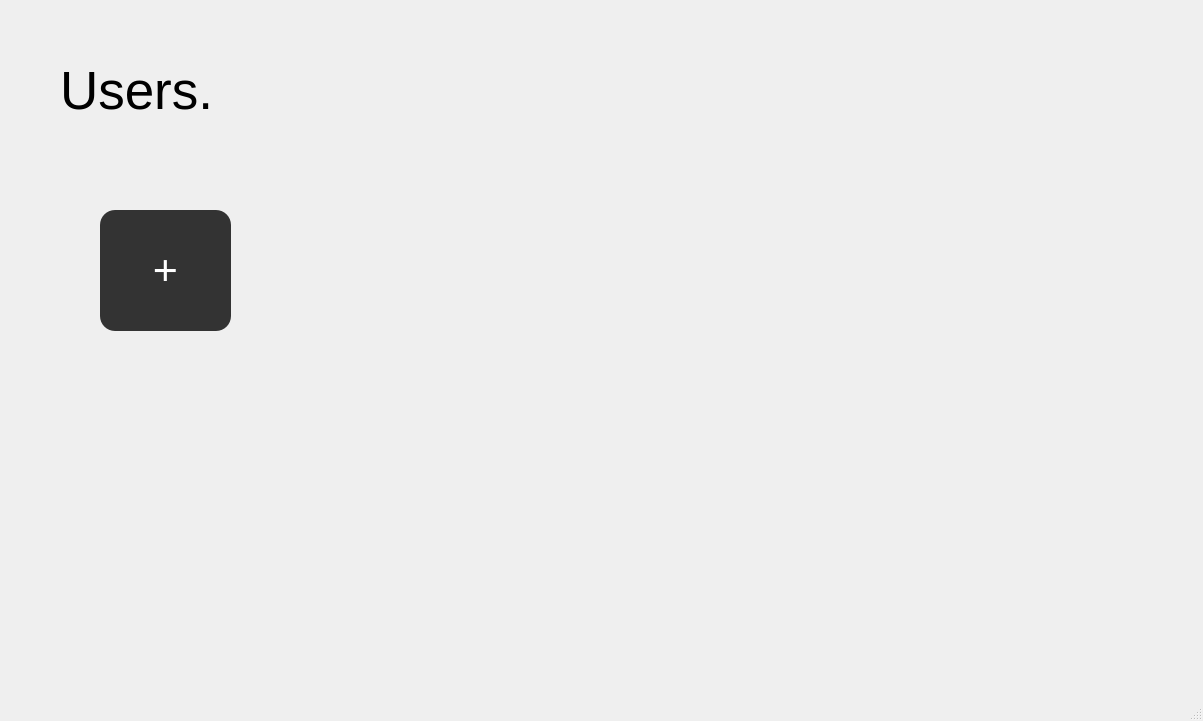
<?xml version="1.0" encoding="UTF-8"?>
<ui version="4.0">
 <class>UsersWindow</class>
 <widget class="QMainWindow" name="UsersWindow">
  <property name="geometry">
   <rect>
    <x>0</x>
    <y>0</y>
    <width>1203</width>
    <height>721</height>
   </rect>
  </property>
  <property name="windowTitle">
   <string>Forge</string>
  </property>
  <property name="windowIcon">
   <iconset resource="resources.qrc">
    <normaloff>:/icons/flame-icon.png</normaloff>:/icons/flame-icon.png</iconset>
  </property>
  <widget class="QWidget" name="centralwidget">
   <widget class="QLabel" name="label">
    <property name="geometry">
     <rect>
      <x>60</x>
      <y>60</y>
      <width>181</width>
      <height>61</height>
     </rect>
    </property>
    <property name="font">
     <font>
      <pointsize>40</pointsize>
     </font>
    </property>
    <property name="text">
     <string>Users.</string>
    </property>
   </widget>
   <widget class="QPushButton" name="pushButton">
    <property name="geometry">
     <rect>
      <x>100</x>
      <y>210</y>
      <width>131</width>
      <height>121</height>
     </rect>
    </property>
    <property name="font">
     <font>
      <pointsize>32</pointsize>
     </font>
    </property>
    <property name="styleSheet">
     <string notr="true">background-color: #333333; 
color: white;
border-radius: 15px;
padding: 10px 20px;



</string>
    </property>
    <property name="text">
     <string>+</string>
    </property>
   </widget>
  </widget>
  <widget class="QMenuBar" name="menubar">
   <property name="geometry">
    <rect>
     <x>0</x>
     <y>0</y>
     <width>1203</width>
     <height>25</height>
    </rect>
   </property>
  </widget>
  <widget class="QStatusBar" name="statusbar"/>
 </widget>
 <resources>
  <include location="resources.qrc"/>
 </resources>
 <connections/>
</ui>
